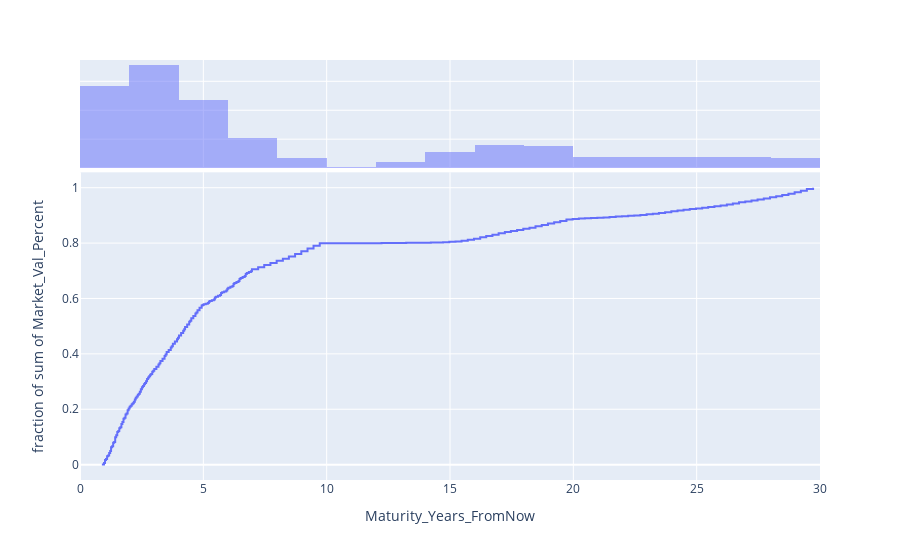

Write notebook code for a chart like this one.
### Code cell
fig = px.ecdf(df,x='Maturity_Years_FromNow',y='Market_Val_Percent',marginal='histogram')
fig.show()

### Figure 1 — Plotly figure (JSON) as saved in the notebook; plotly's stock layout.template omitted (floating-point values rounded to 4 significant figures; data arrays with more than 128 entries replaced by an {"elided": "..."} marker saying what was removed)
{"data": [{"hovertemplate": "Maturity_Years_FromNow=%{x}<br>fraction of sum of Market_Val_Percent=%{y}<extra></extra>", "legendgroup": "", "line": {"dash": "solid", "shape": "hv"}, "marker": {"color": "#636efa", "symbol": "circle"}, "mode": "lines", "name": "", "orientation": "v", "showlegend": false, "type": "scatter", "x": {"elided": "289 float values"}, "xaxis": "x", "y": {"elided": "289 float values"}, "yaxis": "y"}, {"alignmentgroup": "True", "bingroup": "x", "hovertemplate": "Maturity_Years_FromNow=%{x}<br>count=%{y}<extra></extra>", "legendgroup": "", "marker": {"color": "#636efa"}, "name": "", "offsetgroup": "", "opacity": 0.5, "showlegend": false, "type": "histogram", "x": {"elided": "289 float values"}, "xaxis": "x2", "yaxis": "y2"}], "layout": {"barmode": "overlay", "legend": {"tracegroupgap": 0}, "margin": {"t": 60}, "xaxis": {"anchor": "y", "domain": [0, 1], "title": {"text": "Maturity_Years_FromNow"}}, "xaxis2": {"anchor": "y2", "domain": [0, 1], "matches": "x", "showgrid": true, "showticklabels": false}, "yaxis": {"anchor": "x", "domain": [0, 0.7326], "title": {"text": "fraction of sum of Market_Val_Percent"}}, "yaxis2": {"anchor": "x2", "domain": [0.7426, 1], "matches": "y2", "showgrid": true, "showline": false, "showticklabels": false, "ticks": ""}}}
